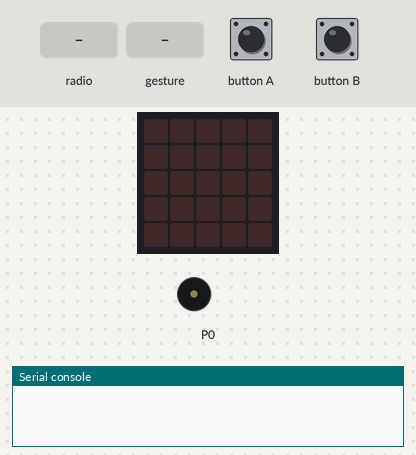
Bench run of a program on a simulated BBC micro:bit (MakeCode). Shown: the board's 5×5 LED display, buzzer (waves = sounding), the last lines printed to the serial console. The test bench sets the inputs (shaded band). No radio messages arrive unless stated (any console line starting 'radio sent:' is added by the test bench); a tilt is held for 1.5 s and a shake lasts 1 s, then the board lies face up again.

Above: at 1.2 s.
1.3 s: button A pressed for 0.15 s
At 1.9 s:
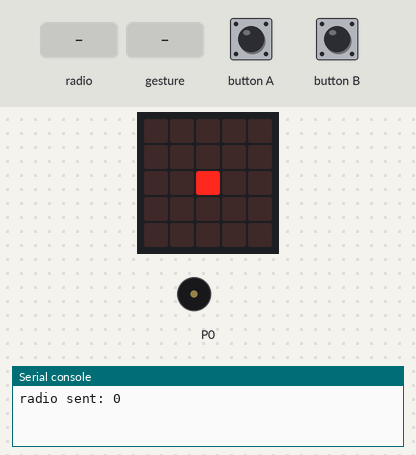
3.5 s: radio message "1" arrives
At 3.9 s:
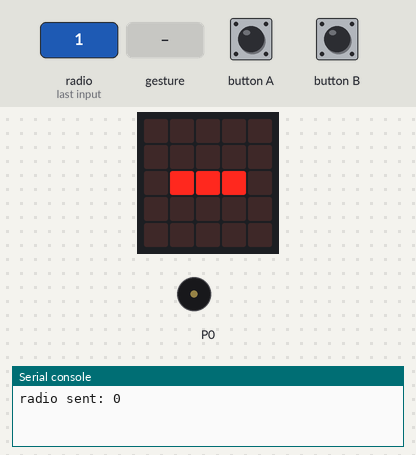
5.8 s: gesture 'shake'
At 7.4 s:
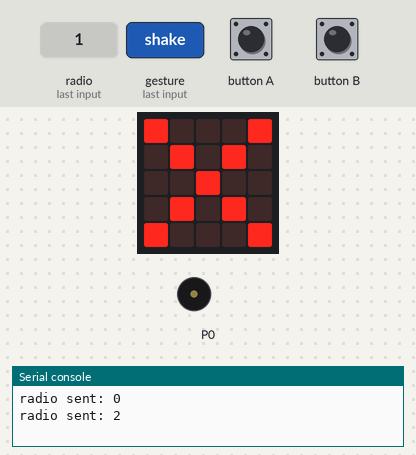
8.8 s: button B pressed for 0.15 s
At 9.4 s:
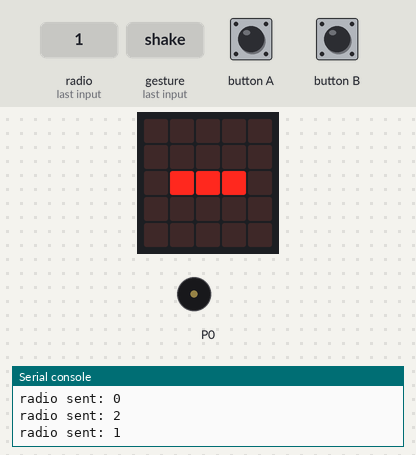
Timing chart, 0 to 11.8 s (numbered marks = the images above; inputs shaded):
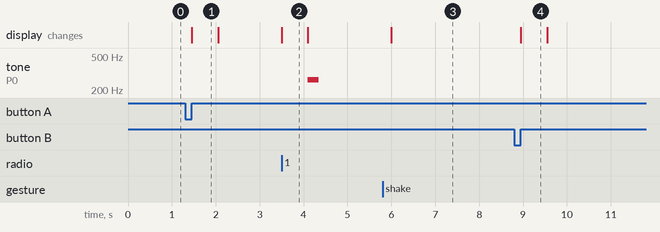

The program:

main.ts
```typescript
radio.onReceivedNumber(function (receivedNumber) {
    if (receivedNumber == 0) {
        basic.showLeds(`
            . . . . .
            . . . . .
            . . # . .
            . . . . .
            . . . . .
            `)
        basic.pause(200)
        basic.clearScreen()
        music.playTone(262, music.beat(BeatFraction.Quarter))
    }
    if (receivedNumber == 1) {
        basic.showLeds(`
            . . . . .
            . . . . .
            . # # # .
            . . . . .
            . . . . .
            `)
        basic.pause(200)
        basic.clearScreen()
        music.playTone(262, music.beat(BeatFraction.Half))
    }
    if (receivedNumber == 2) {
        basic.showIcon(IconNames.No)
        basic.pause(5000)
        basic.clearScreen()
    }
})
input.onButtonPressed(Button.A, function () {
    radio.sendNumber(0)
    basic.showLeds(`
        . . . . .
        . . . . .
        . . # . .
        . . . . .
        . . . . .
        `)
    basic.pause(200)
    basic.clearScreen()
})
input.onButtonPressed(Button.B, function () {
    radio.sendNumber(1)
    basic.showLeds(`
        . . . . .
        . . . . .
        . # # # .
        . . . . .
        . . . . .
        `)
    basic.pause(200)
    basic.clearScreen()
})
input.onGesture(Gesture.Shake, function () {
    radio.sendNumber(2)
    basic.showIcon(IconNames.No)
    basic.pause(5000)
    basic.clearScreen()
})
radio.setGroup(1)
pins.setAudioPin(AnalogPin.P0)
```

test.ts
```typescript
// les tests vont ici ; cela ne sera pas compilé si ce paquet est utilisé en tant qu'extension.
```

Measured:
- after the input at 1.3 s, the display: changes after 0.15 s (image 1)
- after the input at 3.5 s, tone on P0: silent → 262 Hz after 0.60 s, → silent 0.25 s later; the display: changes at once (image 2)
- after the input at 5.8 s, the display: changes after 0.20 s (image 3)
- after the input at 8.8 s, the display: changes after 0.15 s (image 4)
- what the display in image 1 shows lasts 0.6 s, from 1.5 s to 2.1 s
